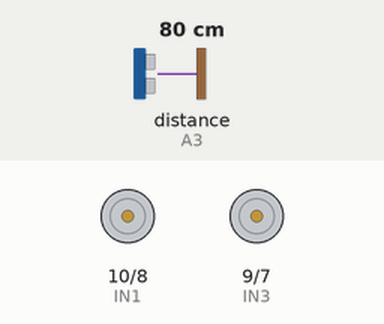
Recording of a sketch running on a simulated Arduino Uno, built with avr-gcc and run on an emulated ATmega328P. Parts: motor-driver pin pairs drawn as motors (green arrow = first pin HIGH = forward, orange = second pin HIGH = backward, longer = more drive, scaled by the enable pin). Wiring (inferred from the names in the program): ultrasonic range finder: trigger A2; echo A3. The test bench sets the inputs (shaded band); at power-on: distance to the obstacle (sensor on A3) 80 cm. The echo pulse lasts 58.3 µs per cm; what the sketch prints to the serial monitor is not drawn.

Above: at 0.1 s.
At 1.6 s:
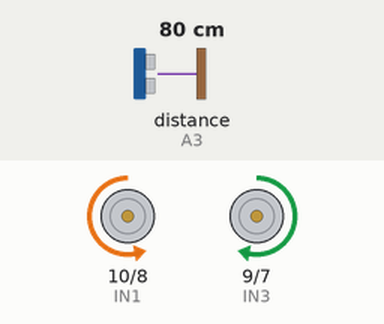
Timing chart, 0 to 3.1 s (numbered marks = the images above):
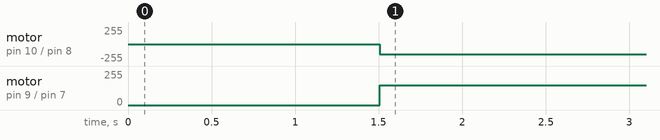

The sketch:

xiaoche.ino
```cpp
const byte TrigPin = A2;   //超声波Sig的引脚定义
const byte EchoPin = A3;    //超声波Nc的引脚定义
const int dangerThresh = 100;
float distance;

const byte ENA = 5;   //电机A的使能引脚
const byte ENB = 6;   //电机B的使能引脚
const byte ENC = 6;   //电机C的使能引脚
const byte END = 5;   //电机D的使能引脚
const byte IN1 = 10;  //电机A的正反转引脚
const byte IN2 = 8;   //电机A的正反转引脚
const byte IN3 = 9;   //电机B的正反转引脚
const byte IN4 = 7;   //电机B的正反转引脚
const byte IN5 = 9;   //电机C的正反转引脚
const byte IN6 = 7;   //电机C的正反转引脚
const byte IN7 = 10;  //电机D的正反转引脚
const byte IN8 = 8;   //电机D的正反转引脚

byte dir = 0;     //记录行进状态,0代表前进,1代表后退
byte turnL = 0;
byte turnR = 0;


void stop() {       //电机停止
  analogWrite(ENA,0);   //电机A的PWM输出
  analogWrite(ENB,0);   //电机B的PWM输出
  analogWrite(ENC,0);   //电机C的PWM输出
  analogWrite(END,0);   //电机D的PWM输出
}

void forward() {      //电机转向,前进(四个电机都正传)
  byte speed = 100;       //电机的PWM输出值
  analogWrite(ENA,speed);    //电机A的PWM输出
  digitalWrite(IN1,HIGH);    //
  digitalWrite(IN2,LOW);

  analogWrite(ENB,speed);    //电机B的PWM输出
  digitalWrite(IN3,HIGH);    //
  digitalWrite(IN4,LOW);

  analogWrite(ENC,speed);    //电机C的PWM输出
  digitalWrite(IN5,HIGH);    //
  digitalWrite(IN6,LOW);

  analogWrite(END,speed);    //电机D的PWM输出
  digitalWrite(IN7,HIGH);    //
  digitalWrite(IN8,LOW);
}

void backward(){        //电机转向,后退(四个电机都转)
  byte speed = 100;//电机的PWM输出值
  analogWrite(ENA,speed);    //电机A的PWM输出
  digitalWrite(IN1,LOW);    //
  digitalWrite(IN2,HIGH);

  analogWrite(ENB,speed);    //电机B的PWM输出
  digitalWrite(IN3,LOW);    //
  digitalWrite(IN4,HIGH);

  analogWrite(ENC,speed);    //电机C的PWM输出
  digitalWrite(IN5,LOW);    //
  digitalWrite(IN6,HIGH);

  analogWrite(END,speed);    //电机D的PWM输出
  digitalWrite(IN7,LOW);    //
  digitalWrite(IN8,HIGH);
}

void turnLeft(){     //电机转向,左转(电机A,D反转,电机B,C正转)
  byte speed = 150;//电机的PWM输出值
  analogWrite(ENA,speed);    //电机A的PWM输出
  digitalWrite(IN1,LOW);    //
  digitalWrite(IN2,HIGH);

  analogWrite(ENB,speed);    //电机B的PWM输出
  digitalWrite(IN3,HIGH);    //
  digitalWrite(IN4,LOW);

  analogWrite(ENC,speed);    //电机C的PWM输出
  digitalWrite(IN5,HIGH);    //
  digitalWrite(IN6,LOW);

  analogWrite(END,speed);    //电机D的PWM输出
  digitalWrite(IN7,LOW);    //
  digitalWrite(IN8,HIGH);
}

void turnRight(){     //电机转向,右转(电机A,D正转,电机B,C反转)
  byte speed = 150;//电机的PWM输出值
  analogWrite(ENA,speed);    //电机A的PWM输出
  digitalWrite(IN1,HIGH);    //
  digitalWrite(IN2,LOW);

  analogWrite(ENB,speed);    //电机B的PWM输出
  digitalWrite(IN3,LOW);    //
  digitalWrite(IN4,HIGH);

  analogWrite(ENC,speed);    //电机C的PWM输出
  digitalWrite(IN5,LOW);    //
  digitalWrite(IN6,HIGH);

  analogWrite(END,speed);    //电机D的PWM输出
  digitalWrite(IN7,HIGH);    //
  digitalWrite(IN8,LOW);
}


void setup() {
  Serial.begin(9600);
  pinMode(TrigPin, OUTPUT); //触发脚设置成输出
  pinMode(EchoPin, INPUT);  //触发脚设置成输入
  //电机模块的所有引脚全部设置成输出
  pinMode(IN1,OUTPUT);
  pinMode(IN2,OUTPUT);
  pinMode(IN3,OUTPUT);
  pinMode(IN4,OUTPUT);
  pinMode(IN5,OUTPUT);
  pinMode(IN6,OUTPUT);
  pinMode(IN7,OUTPUT);
  pinMode(IN8,OUTPUT);

}

void loop() {
  digitalWrite(TrigPin, LOW); //低高低电平发一个短时间脉冲去TrigPin
  delayMicroseconds(2);
  digitalWrite(TrigPin, HIGH);
  delayMicroseconds(10);
  digitalWrite(TrigPin, LOW);
  distance = pulseIn(EchoPin,HIGH)/58.00;//接受高电平的时间
   distance = distance / 58.00; //将回波时间换算成cm
  Serial.print(distance);
  Serial.print("cm");
  Serial.println();
  delay(1000);
  if(distance > 100) {
    if(dir != 0) {   //如果目前的行进状态不是前进
      dir = 0;       //设置成行进
      stop();       //暂停电机0.5s
      delay(500);
    }
  forward();     //前进
  }else{
    if(dir != 1){
      dir = 1;
      stop();
      delay(500);    //持续0.5秒
    }
    turnLeft();

  }
    delay(1000);    //持续1秒
}
```

Measured:
- by itself, motor on pin 10 (IN1) / pin 8 (IN2): stopped → backward 150/255 at 1.5 s
- by itself, motor on pin 9 (IN3) / pin 7 (IN4): stopped → forward 150/255 at 1.5 s
